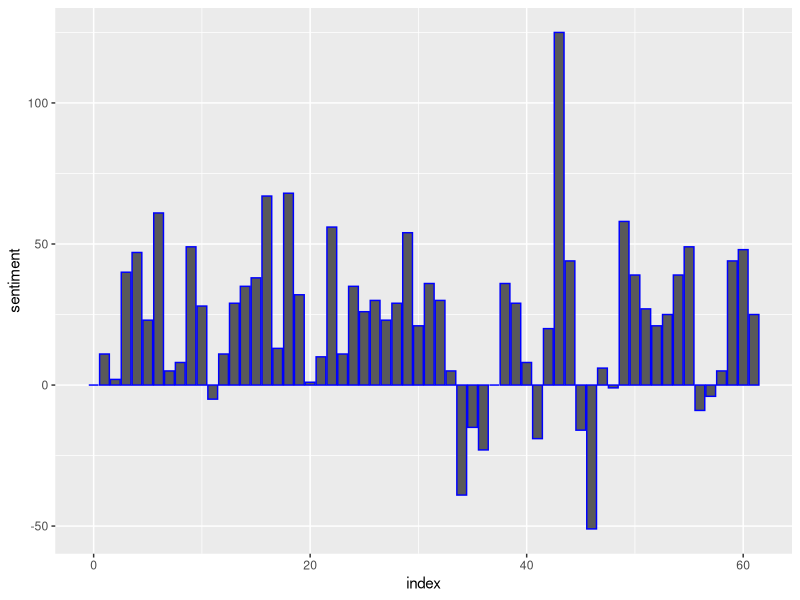
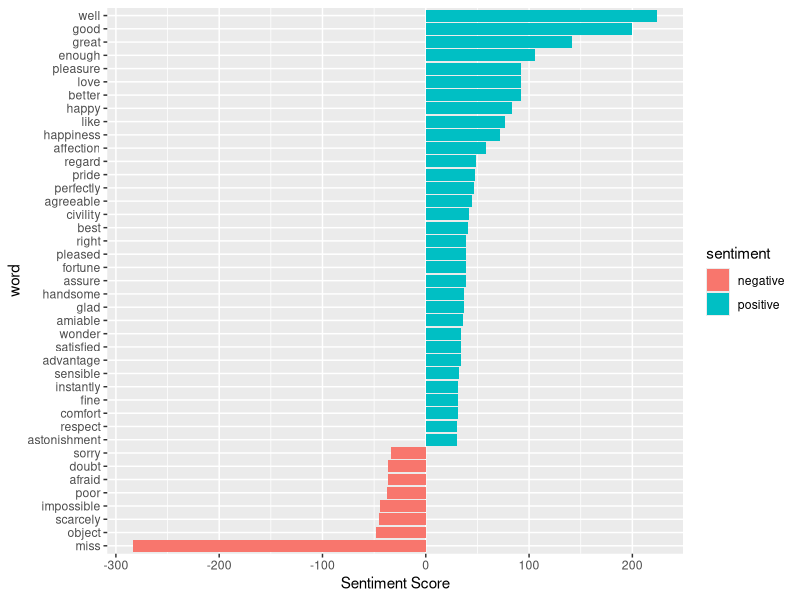
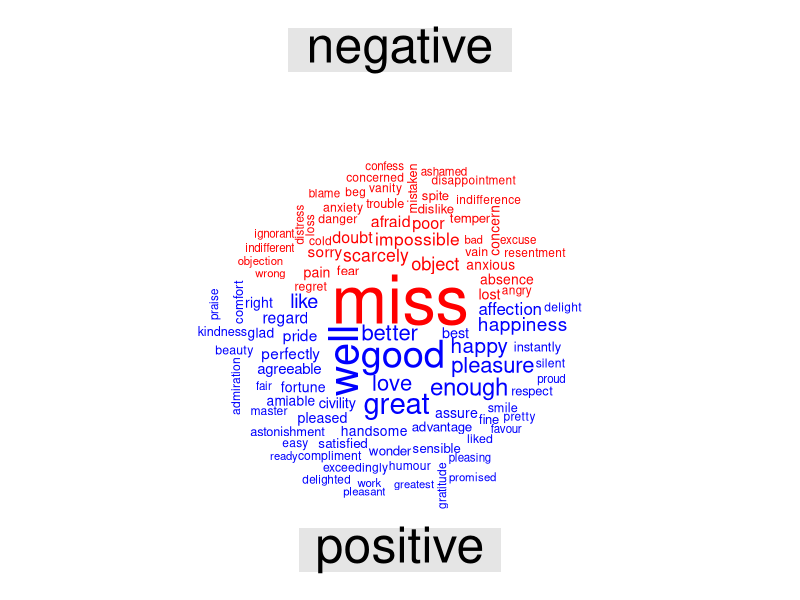

Here is the R script that generated these plots, in order:
## ---- chunk 1
knitr::opts_chunk$set(echo = TRUE)
## ---- chunk 2
library(tidytext)
library(janeaustenr)
library(stringr)
library(tidytext)
library(dplyr)
library(tidyr)
library(ggplot2)
library(reshape2)
library(wordcloud)
## ---- chunk 3

pp_words <- austen_books() %>% 
              filter(book == 'Pride & Prejudice') %>% 
              mutate(linenumber=row_number(), 
                     chapter=cumsum(str_detect(text, 
                                               regex('^chapter [\\dxlciv]', 
                                                     ignore_case=TRUE)))) %>% 
              unnest_tokens(word, text)

pp_word_count <- pp_words %>% count(word, sort=TRUE)

head(pp_word_count)

## ---- chunk 4

sentiments <- get_sentiments('bing')

pp_word_sentiments <- pp_word_count %>% inner_join(sentiments)

head(pp_word_sentiments)

## ---- chunk 5

pp_chapter_sentiments <- pp_words %>% 
                          inner_join(sentiments) %>% 
                          count(index = chapter, sentiment) %>% 
                          pivot_wider(names_from = sentiment, values_from = n, values_fill = 0) %>% 
                          mutate(sentiment = positive - negative)

pp_chapter_sentiments %>% ggplot(aes(index, sentiment)) + geom_bar(stat = 'identity', color = 'blue')

## ---- chunk 6

pp_word_sentiments %>% 
  filter(n > quantile(n, 0.97)) %>% 
  mutate(n = ifelse(sentiment == 'negative', -n, n)) %>% 
  mutate(word=reorder(word, n)) %>% 
  ggplot(aes(word, n, fill=sentiment)) + 
    geom_col() + 
    coord_flip() + 
    ylab('Sentiment Score')

## ---- chunk 7

pp_word_sentiments %>% 
  acast(word ~ sentiment, value.var='n', fill = 0) %>% 
  comparison.cloud(colors=c('red', 'blue'), 
                   max.words=100)
